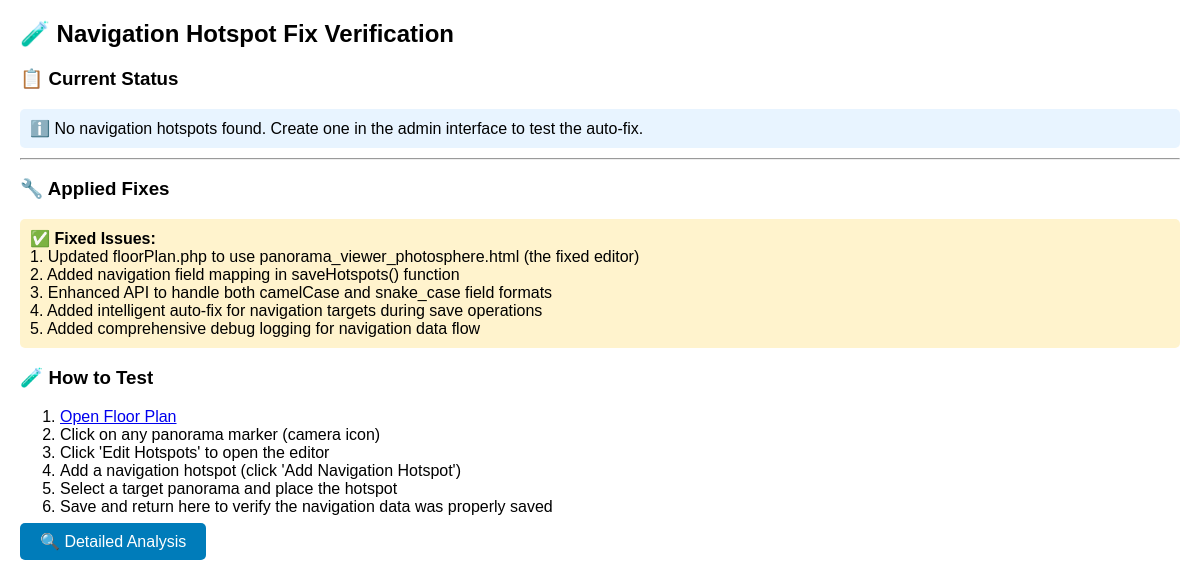
Before: /verify_navigation_fix.php with the older database file.
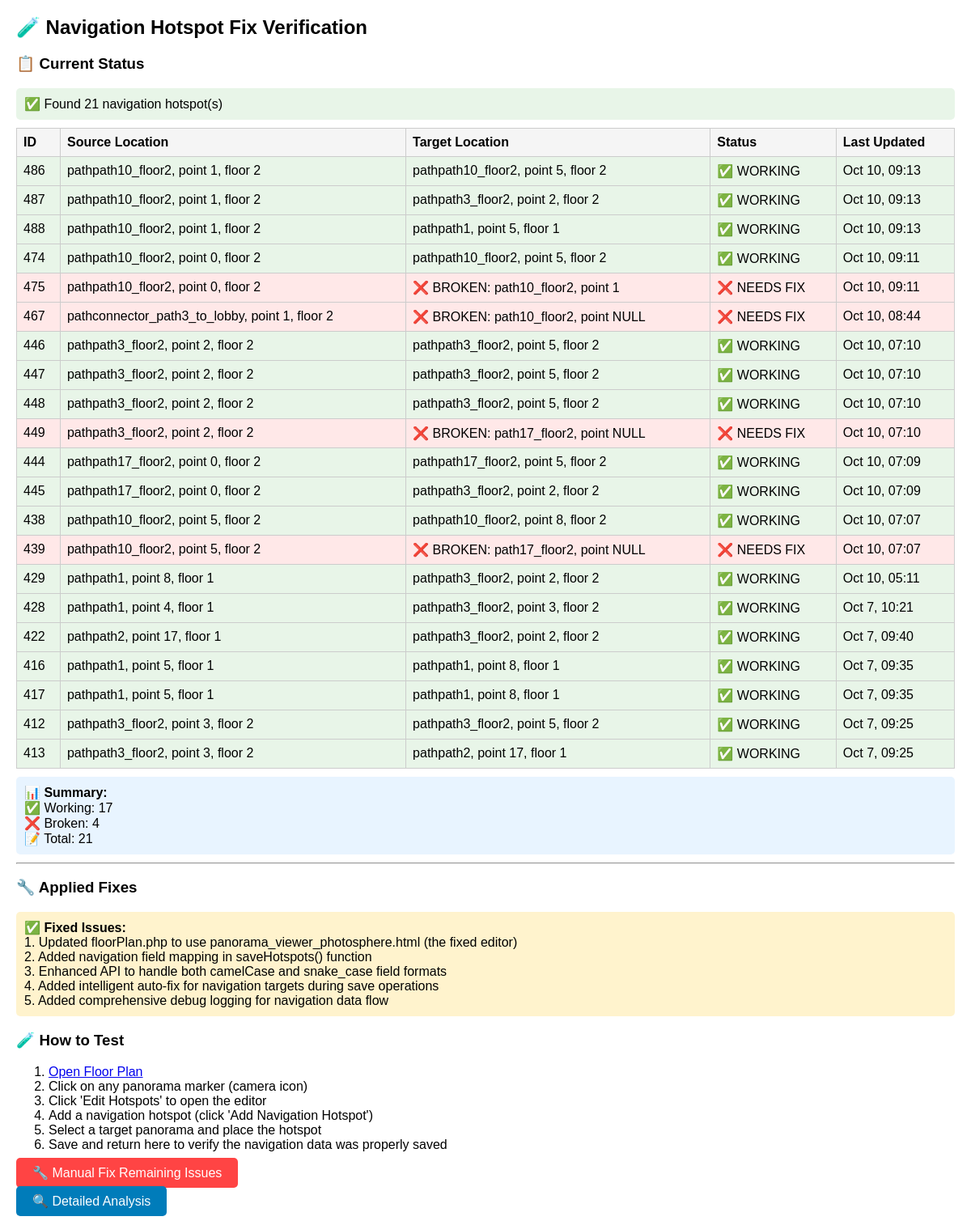
After: the same page with the newer database file.
### tables this page shows
CREATE TABLE `panorama_hotspots` (
  `id` int(11) NOT NULL,
  `path_id` varchar(50) NOT NULL COMMENT 'Path ID from floor graph',
  `point_index` int(11) NOT NULL COMMENT 'Point index within the path',
  `floor_number` int(11) NOT NULL COMMENT 'Floor number (1, 2, 3, etc.)',
  `hotspot_id` varchar(100) NOT NULL COMMENT 'Unique identifier for the hotspot',
  `position_x` decimal(10,6) NOT NULL COMMENT '3D X position in panorama space',
  `position_y` decimal(10,6) NOT NULL COMMENT '3D Y position in panorama space',
  `position_z` decimal(10,6) NOT NULL COMMENT '3D Z position in panorama space',
  `title` varchar(200) DEFAULT NULL COMMENT 'Hotspot title/label',
  `description` text DEFAULT NULL COMMENT 'Hotspot description',
  `hotspot_type` enum('info','navigation','office','external') NOT NULL DEFAULT 'info' COMMENT 'Type of hotspot interaction',
  `target_url` varchar(500) DEFAULT NULL COMMENT 'Target URL for navigation or external links',
  `is_active` tinyint(1) NOT NULL DEFAULT 1 COMMENT 'Whether this hotspot is active/visible',
  `created_at` timestamp NOT NULL DEFAULT current_timestamp(),
  `updated_at` timestamp NOT NULL DEFAULT current_timestamp() ON UPDATE current_timestamp(),
  `icon_class` varchar(100) DEFAULT 'fas fa-info-circle' COMMENT 'Font Awesome icon class for the hotspot',
  `animated_icon_id` int(11) DEFAULT NULL,
  `link_type` varchar(50) DEFAULT 'none',
  `link_path_id` varchar(100) DEFAULT NULL,
  `link_point_index` int(11) DEFAULT NULL,
  `link_floor_number` int(11) DEFAULT NULL,
  `navigation_angle` decimal(5,2) DEFAULT 0.00,
  `is_navigation` tinyint(1) DEFAULT 0,
  `rotation_x` decimal(10,6) DEFAULT 0.000000,
  `rotation_y` decimal(10,6) DEFAULT 0.000000,
  `rotation_z` decimal(10,6) DEFAULT 0.000000,
  `scale_x` decimal(10,6) DEFAULT 1.000000,
  `scale_y` decimal(10,6) DEFAULT 1.000000,
  `scale_z` decimal(10,6) DEFAULT 1.000000,
  `animation_type` varchar(50) DEFAULT 'none',
  `animation_speed` decimal(3,2) DEFAULT 1.00,
  `animation_scale` decimal(3,2) DEFAULT 1.20,
  `animation_enabled` tinyint(1) DEFAULT 0,
  `animation_delay` decimal(3,2) DEFAULT 0.00,
  `hotspot_file` varchar(255) DEFAULT NULL COMMENT 'Filename of uploaded hotspot image/GIF',
  `original_filename` varchar(255) DEFAULT NULL COMMENT 'Original filename when uploaded',
  `file_size` int(11) DEFAULT NULL COMMENT 'File size in bytes',
  `mime_type` varchar(50) DEFAULT NULL COMMENT 'MIME type (image/gif, image/png, etc.)',
  `file_uploaded_at` timestamp NULL DEFAULT NULL COMMENT 'File upload timestamp',
  `video_hotspot_id` int(11) DEFAULT NULL,
  `video_hotspot_path` varchar(500) DEFAULT NULL,
  `video_hotspot_name` varchar(255) DEFAULT NULL,
  `video_duration` decimal(5,2) DEFAULT NULL,
  `video_dimensions` longtext DEFAULT NULL CHECK (json_valid(`video_dimensions`)),
  `animated_icon_path` varchar(500) DEFAULT NULL,
  `animated_icon_name` varchar(255) DEFAULT NULL
);

### verify_navigation_fix.php (the view, shortened to what this page needs)
<?php
include 'connect_db.php';
echo "<h2>🧪 Navigation Hotspot Fix Verification</h2>";
echo "<h3>📋 Current Status</h3>";
try {
    $stmt = $connect->prepare("
        SELECT id, path_id, point_index, floor_number, title, hotspot_type,
               link_path_id, link_point_index, link_floor_number,
               link_type, is_navigation, created_at, updated_at
        FROM panorama_hotspots
        WHERE hotspot_type = 'navigation' OR is_navigation = 1
        ORDER BY created_at DESC
    ");
    $stmt->execute();
    $hotspots = $stmt->fetchAll(PDO::FETCH_ASSOC);
    if (empty($hotspots)) {
        echo "<div class='info'>ℹ️ No navigation hotspots found. Create one in the admin interface to test the auto-fix.</div>";
    } else {
        echo "<div class='success'>✅ Found " . count($hotspots) . " navigation hotspot(s)</div>";
        $workingCount = 0;
        $brokenCount = 0;
        echo "<table>";
        echo "<tr><th>ID</th><th>Source Location</th><th>Target Location</th><th>Status</th><th>Last Updated</th></tr>";
        foreach ($hotspots as $hotspot) {
            $source = "path{$hotspot['path_id']}, point {$hotspot['point_index']}, floor {$hotspot['floor_number']}";
            if (empty($hotspot['link_path_id']) || empty($hotspot['link_point_index']) || $hotspot['link_point_index'] == 1) {
                $target = "❌ BROKEN: " . ($hotspot['link_path_id'] ?: 'NULL') . ", point " . ($hotspot['link_point_index'] ?: 'NULL');
                $status = "❌ NEEDS FIX";
                $rowColor = "#ffe8e8";
                $brokenCount++;
            } else {
                $target = "path{$hotspot['link_path_id']}, point {$hotspot['link_point_index']}, floor {$hotspot['link_floor_number']}";
                $status = $hotspot['is_navigation'] ? "✅ WORKING" : "⚠️ Not active";
                $rowColor = $hotspot['is_navigation'] ? "#e8f5e8" : "#fff3cd";
                if ($hotspot['is_navigation']) $workingCount++;
            }
            $lastUpdated = $hotspot['updated_at'] ?: $hotspot['created_at'];
            echo "<tr style='background:{$rowColor}'>";
            echo "<td>{$hotspot['id']}</td>";
            echo "<td>{$source}</td>";
            echo "<td>{$target}</td>";
            echo "<td>{$status}</td>";
            echo "<td>" . date('M j, H:i', strtotime($lastUpdated)) . "</td>";
            echo "</tr>";
        }
        echo "</table>";
        echo "<div class='info'>";
        echo "<strong>📊 Summary:</strong><br>";
        echo "✅ Working: {$workingCount}<br>";
        echo "❌ Broken: {$brokenCount}<br>";
        echo "📝 Total: " . count($hotspots);
        echo "</div>";
    }
} catch (Exception $e) {
    echo "<div class='error'>❌ Database error: " . htmlspecialchars($e->getMessage()) . "</div>";
}
echo "<hr>";
echo "<h3>🔧 Applied Fixes</h3>";
echo "<div class='fixed'>";
echo "<strong>✅ Fixed Issues:</strong><br>";
echo "1. Updated floorPlan.php to use panorama_viewer_photosphere.html (the fixed editor)<br>";
echo "2. Added navigation field mapping in saveHotspots() function<br>";
echo "3. Enhanced API to handle both camelCase and snake_case field formats<br>";
echo "4. Added intelligent auto-fix for navigation targets during save operations<br>";
echo "5. Added comprehensive debug logging for navigation data flow<br>";
echo "</div>";
echo "<h3>🧪 How to Test</h3>";
echo "<ol>";
echo "<li><a href='floorPlan.php' target='_blank'>Open Floor Plan</a></li>";
echo "<li>Click on any panorama marker (camera icon)</li>";
echo "<li>Click 'Edit Hotspots' to open the editor</li>";
echo "<li>Add a navigation hotspot (click 'Add Navigation Hotspot')</li>";
echo "<li>Select a target panorama and place the hotspot</li>";
echo "<li>Save and return here to verify the navigation data was properly saved</li>";
echo "</ol>";
if (!empty($hotspots) && $brokenCount > 0) {
    echo "<p><a href='emergency_navigation_fix.php' style='background: #ff4444; color: white; padding: 10px 20px; text-decoration: none; border-radius: 5px;'>🔧 Manual Fix Remaining Issues</a></p>";
}
echo "<p><a href='test_navigation_fix.php' style='background: #007cba; color: white; padding: 10px 20px; text-decoration: none; border-radius: 5px;'>🔍 Detailed Analysis</a></p>";
?>

Changed rows visible on the page:
added panorama_hotspots: id "486", source "pathpath10_floor2, point 1, floor 2", target "pathpath10_floor2, point 5, floor 2", is_navigation "✅ WORKING", updated_at "Oct 10, 09:13"
added panorama_hotspots: id "487", source "pathpath10_floor2, point 1, floor 2", target "pathpath3_floor2, point 2, floor 2", is_navigation "✅ WORKING", updated_at "Oct 10, 09:13"
added panorama_hotspots: id "488", source "pathpath10_floor2, point 1, floor 2", target "pathpath1, point 5, floor 1", is_navigation "✅ WORKING", updated_at "Oct 10, 09:13"
added panorama_hotspots: id "474", source "pathpath10_floor2, point 0, floor 2", target "pathpath10_floor2, point 5, floor 2", is_navigation "✅ WORKING", updated_at "Oct 10, 09:11"
added panorama_hotspots: id "475", source "pathpath10_floor2, point 0, floor 2", target "❌ BROKEN: path10_floor2, point 1", status "❌ NEEDS FIX", updated_at "Oct 10, 09:11"
added panorama_hotspots: id "467", source "pathconnector_path3_to_lobby, point 1, floor 2", target "❌ BROKEN: path10_floor2, point NULL", status "❌ NEEDS FIX", updated_at "Oct 10, 08:44"
added panorama_hotspots: id "446", source "pathpath3_floor2, point 2, floor 2", target "pathpath3_floor2, point 5, floor 2", is_navigation "✅ WORKING", updated_at "Oct 10, 07:10"
added panorama_hotspots: id "447", source "pathpath3_floor2, point 2, floor 2", target "pathpath3_floor2, point 5, floor 2", is_navigation "✅ WORKING", updated_at "Oct 10, 07:10"
added panorama_hotspots: id "448", source "pathpath3_floor2, point 2, floor 2", target "pathpath3_floor2, point 5, floor 2", is_navigation "✅ WORKING", updated_at "Oct 10, 07:10"
added panorama_hotspots: id "449", source "pathpath3_floor2, point 2, floor 2", target "❌ BROKEN: path17_floor2, point NULL", status "❌ NEEDS FIX", updated_at "Oct 10, 07:10"
added panorama_hotspots: id "444", source "pathpath17_floor2, point 0, floor 2", target "pathpath17_floor2, point 5, floor 2", is_navigation "✅ WORKING", updated_at "Oct 10, 07:09"
added panorama_hotspots: id "445", source "pathpath17_floor2, point 0, floor 2", target "pathpath3_floor2, point 2, floor 2", is_navigation "✅ WORKING", updated_at "Oct 10, 07:09"
added panorama_hotspots: id "438", source "pathpath10_floor2, point 5, floor 2", target "pathpath10_floor2, point 8, floor 2", is_navigation "✅ WORKING", updated_at "Oct 10, 07:07"
added panorama_hotspots: id "439", source "pathpath10_floor2, point 5, floor 2", target "❌ BROKEN: path17_floor2, point NULL", status "❌ NEEDS FIX", updated_at "Oct 10, 07:07"
added panorama_hotspots: id "429", source "pathpath1, point 8, floor 1", target "pathpath3_floor2, point 2, floor 2", is_navigation "✅ WORKING", updated_at "Oct 10, 05:11"
added panorama_hotspots: id "428", source "pathpath1, point 4, floor 1", target "pathpath3_floor2, point 3, floor 2", is_navigation "✅ WORKING", updated_at "Oct 7, 10:21"
added panorama_hotspots: id "422", source "pathpath2, point 17, floor 1", target "pathpath3_floor2, point 2, floor 2", is_navigation "✅ WORKING", updated_at "Oct 7, 09:40"
added panorama_hotspots: id "416", source "pathpath1, point 5, floor 1", target "pathpath1, point 8, floor 1", is_navigation "✅ WORKING", updated_at "Oct 7, 09:35"
added panorama_hotspots: id "417", source "pathpath1, point 5, floor 1", target "pathpath1, point 8, floor 1", is_navigation "✅ WORKING", updated_at "Oct 7, 09:35"
added panorama_hotspots: id "412", source "pathpath3_floor2, point 3, floor 2", target "pathpath3_floor2, point 5, floor 2", is_navigation "✅ WORKING", updated_at "Oct 7, 09:25"
added panorama_hotspots: id "413", source "pathpath3_floor2, point 3, floor 2", target "pathpath2, point 17, floor 1", is_navigation "✅ WORKING", updated_at "Oct 7, 09:25"
Other visible differences:
count($hotspots): (not shown) → "21"
$workingCount: (not shown) → "17"
$brokenCount: (not shown) → "4"
text no longer shown: "ℹ️ No navigation hotspots found. Create one in the admin interface to test the auto-fix."
text now shown: "✅ Found navigation hotspot(s) ID Source Location Target Location Status Last Updated 📊 Summary: ✅ Working: ❌ Broken: 📝 Total: 🔧 Manual Fix Remaining Issues"
